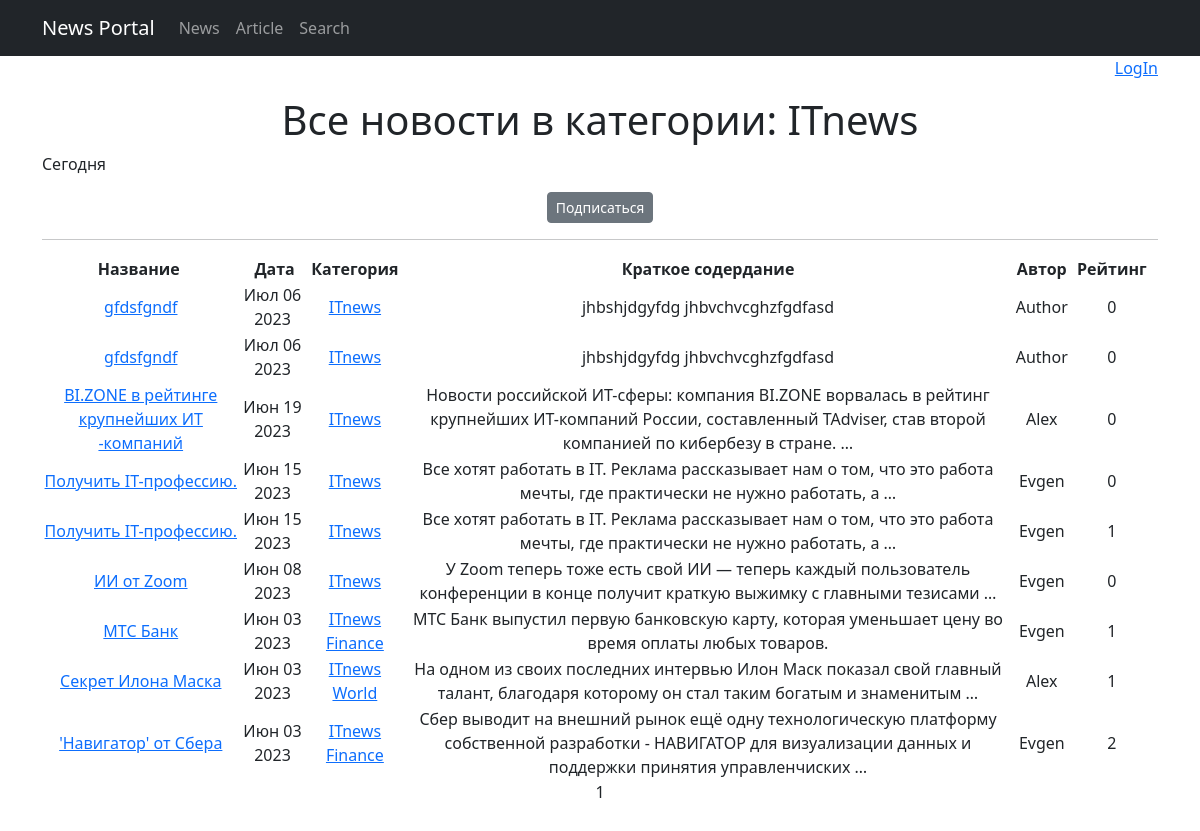
/categories/2, run on an earlier commit of the app's database.
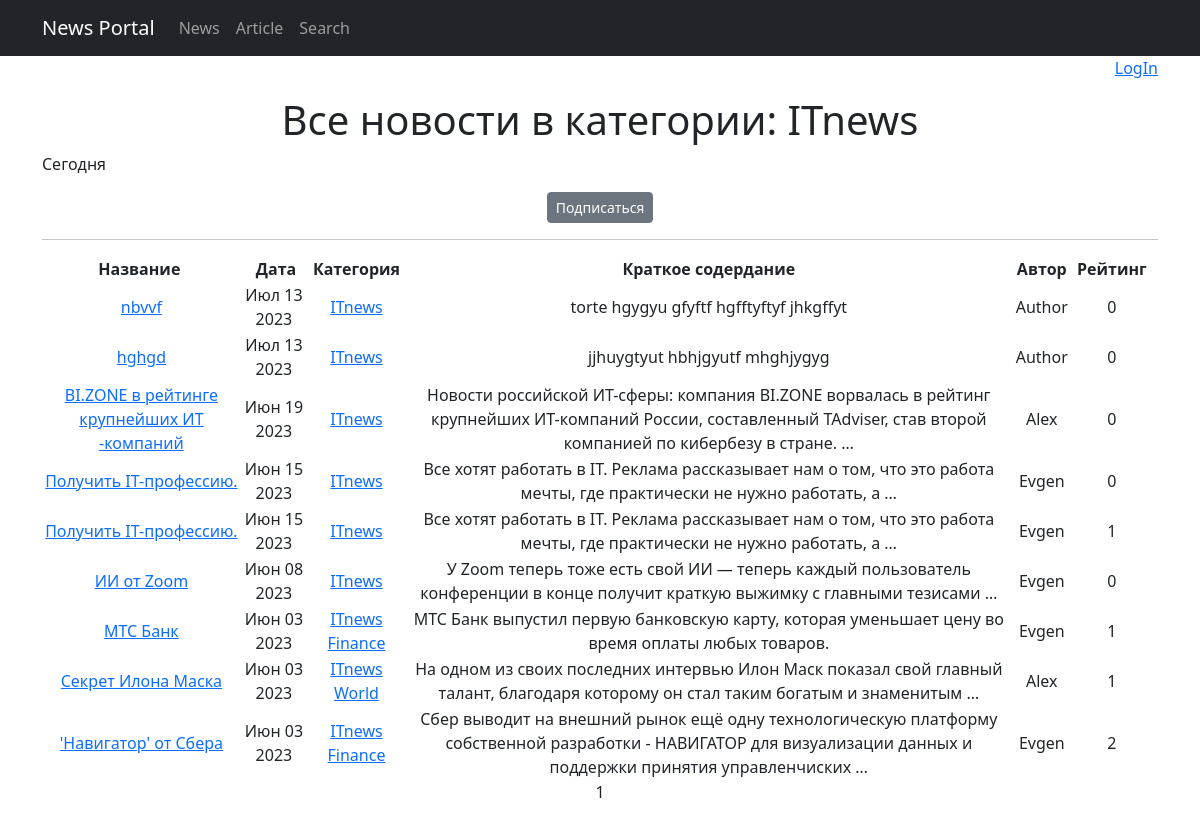
And on a later commit of the database.
### news/models.py (models this page shows, shortened)
class Category(models.Model):
    category = models.CharField(max_length=64, unique=True)
    subscribers = models.ManyToManyField(User, blank=True, related_name='categories')
    def __str__(self):
        return self.category

class Post(models.Model):
    postAuthor = models.ForeignKey(Author, on_delete=models.CASCADE)
    NEWS = 'NW'
    ARTICLE = 'AR'
    choose_post = (
        (NEWS, "Новость"),
        (ARTICLE, "Статья")
    )
    postType = models.CharField(max_length=2, choices=choose_post, default=NEWS)
    date_creation = models.DateTimeField(auto_now_add=True)
    postCategory = models.ManyToManyField(Category, through='PostCategory')
    title = models.CharField(max_length=128)
    text = models.TextField()
    rating = models.SmallIntegerField(default=0)
    def get_absolute_url(self):
        return reverse('news_detail', args=[str(self.id)])

class Author(models.Model):
    authorUser = models.OneToOneField(User, on_delete=models.CASCADE)
    rating = models.SmallIntegerField(default=0)

### news/views.py (the view)
# urls.py: path('categories/<int:pk>', Category_List_View.as_view(), name='category_list'),
class Category_List_View(ListView):
    model = Post
    template_name = 'news/category_news.html'
    context_object_name = 'category_news'
    paginate_by = 10
    def get_queryset(self):
        self.category = get_object_or_404(Category, id=self.kwargs['pk'])
        quoryset = Post.objects.filter(postCategory=self.category).order_by('-date_creation')
        return quoryset
    def get_context_data(self, **kwargs):
        context = super().get_context_data(**kwargs)
        context['is_not_subscriber'] = self.request.user not in self.category.subscribers.all()
        context['category'] = self.category
        return context

### templates/news/category_news.html (shortened to what this page needs)
{% extends 'flatpages/default.html' %}
{% load custom_filters %}
{% load custom_tegs %}
{% block content %}
{% if is_author %}
    <p style="text-align: right;">Вы вошли как автор: {{ request.user.username }}</p>
    <p style="text-align: right;"><a href="{% url 'logout' %}">LogOut</a> </p>
{% elif is_authent and not is_author %}
    <p style="text-align: right;">Вы вошли как пользователь: {{ request.user.username }}</p>
    <p style="text-align: right;"><a href="{% url 'logout' %}">LogOut</a> </p>
{% else %}
    <p style="text-align: right;">
    <a href="http://127.0.0.1:8000/accounts/login">LogIn</a>
    </p>
{% endif %}
<h1 xmlns="http://www.w3.org/1999/html">Все новости в категории: {{ category }}</h1>
   <p style="text-align: left;">Сегодня {{ time_now|date:'M d Y' }}</p>
{% if is_not_subscriber %}
<p class="text-center"><a href="{% url 'subscribe' category.id %}" class="btn btn-secondary btn-sm">Подписаться</a></p>
{% else %}
<p class="text-center"><a href="{% url 'unsubscribe' category.id %}" class="btn btn-secondary btn-sm">Oтписаться</a></p>
{% endif %}
   <hr>
    {% if category_news %}
        <table>
            <tr>
                <th>Название&nbsp;</th>
                <th>&nbsp;Дата</th>
                <th>Категория</th>
                <th>&nbsp;Краткое содердание&nbsp;</th>
                <th>&nbsp;Автор&nbsp;</th>
                <th>&nbsp;Рейтинг&nbsp;</th>
            </tr>
            {% for news in category_news|dictsortreversed:'date_creation' %}
            <tr>
                <td><a href="{{ news.get_absolute_url }}">{{ news.title}}</a></td>
                <td>{{ news.date_creation|date:'M d Y' }}</td>
                <td>
                    {% for c in news.postCategory.all %}
                        <a href="{% url 'category_list' category.id %}">{{ c.category }}</a>
                    {% endfor %}
                </td>
                <td>{{ news.text|truncatewords:20 }}</td>
                <td>{{ news.postAuthor.authorUser.username }}</td>
                <td>{{ news.rating }}</td>
                <td><p>&nbsp;</p></td>
            </tr>
            {% endfor %}
        </table>
    {% else %}
       <h2>Новостей нет!</h2>
    {% endif %}
        {{ page_obj.number }}
        <p>&nbsp;</p>
{% endblock content %}

### templates/flatpages/default.html (shortened to what this page needs)
<!DOCTYPE html>
<html lang="en">
    <head>
        {% load static %}
        <link href="{% static 'css/styles.css' %}" rel="stylesheet" />
    </head>
    <body>
        <nav class="navbar navbar-expand-lg navbar-dark bg-dark static-top">
            <div class="container">
                <a class="navbar-brand" href="#">News Portal</a>
                <div class="collapse navbar-collapse" id="navbarResponsive">
                    <ul class="navbar-nav ml-auto">
                        <li class="nav-item active">
                            <a class="nav-link" href="/news/">News
                            </a>
                        </li>
                        <li class="nav-item active">
                            <a class="nav-link" href="/article/">Article</a>
                        </li>
                        <li class="nav-item active">
                            <a class="nav-link" href="/news/search/">Search</a>
                        </li>
                    </ul>
                </div>
            </div>
        </nav>
        <div class="container">
           <div class="row">
               <div class="col-lg-12 text-center">
                   {% block content %}{% endblock content %}
               </div>
           </div>
        </div>
    </body>
</html>

What changed in the data, as far as the page shows it:
removed Post: title "gfdsfgndf", date_creation "Июл 06 2023", text "jhbshjdgyfdg jhbvchvcghzfgdfasd", postAuthor.authorUser.username "Author", rating "0", Category (category "ITnews")
removed Post: title "gfdsfgndf", date_creation "Июл 06 2023", text "jhbshjdgyfdg jhbvchvcghzfgdfasd", postAuthor.authorUser.username "Author", rating "0", Category (category "ITnews")
added Post: title "nbvvf", date_creation "Июл 13 2023", text "torte hgygyu gfyftf hgfftyftyf jhkgffyt", postAuthor.authorUser.username "Author", rating "0", Category (category "ITnews")
added Post: title "hghgd", date_creation "Июл 13 2023", text "jjhuygtyut hbhjgyutf mhghjygyg", postAuthor.authorUser.username "Author", rating "0", Category (category "ITnews")
